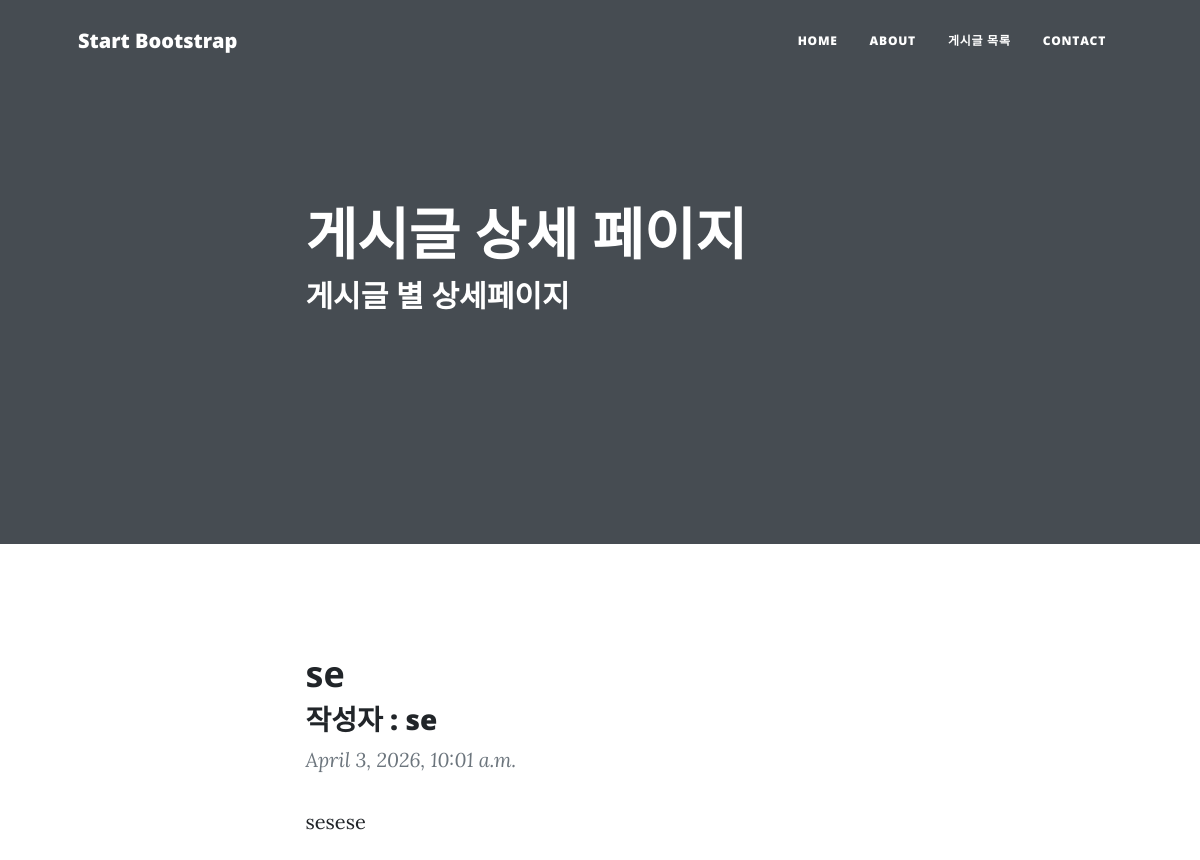
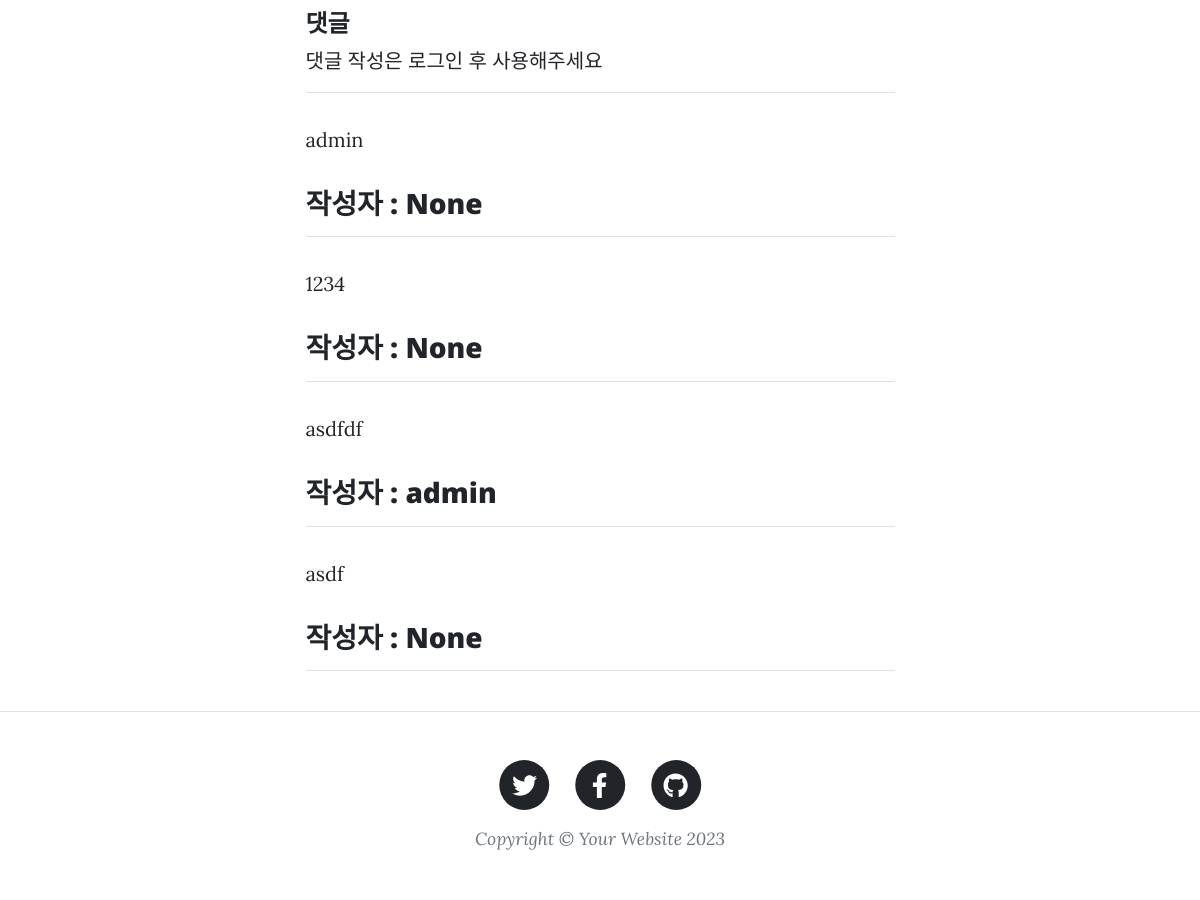
/posts/post_detail/17/, run on the app's committed database (2 pictures, top to bottom).
### blog/models.py (models this page shows, shortened)
class Post(models.Model):
    title = models.CharField(verbose_name="제목", max_length=128)
    body = models.TextField(verbose_name="내용", default="")
    created_at = models.DateTimeField(verbose_name="작성일", auto_now_add=True)
    photo = models.ImageField(verbose_name="이미지", blank=True, null=True, upload_to='blog_photo')
    author = models.ForeignKey(User, on_delete=models.CASCADE, null=True)

class Comment(models.Model):
    comment = models.CharField(max_length=200)
    date = models.DateTimeField(auto_now_add=True)
    article = models.ForeignKey(Post, on_delete=models.CASCADE, related_name='comments')
    author = models.ForeignKey(User, on_delete=models.CASCADE, null=True)
    def __str__(self):
        return self.comment

### posts/views.py (the view)
# urls.py: path("post_detail/<int:post_id>/", views.post_detail, name="post_detail"),
def post_detail(request, post_id):
    post = get_object_or_404(Post, pk=post_id)
    comment_form = CommentForm()
    context = {
        'post': post,
        'comment_form': comment_form
    }
    return render(request, 'post_detail.html', context)

### posts/templates/post_detail.html (shortened to what this page needs)
{% load static %}
<!DOCTYPE html>
<html lang="en">
  <head>
    <link href="{% static 'css/styles.css' %}" rel="stylesheet" />
  </head>
  <body>
    <nav class="navbar navbar-expand-lg navbar-light" id="mainNav">
      <div class="container px-4 px-lg-5">
        <a class="navbar-brand" href="">Start Bootstrap</a>
        <div class="collapse navbar-collapse" id="navbarResponsive">
          <ul class="navbar-nav ms-auto py-4 py-lg-0">
            <li class="nav-item">
              <a class="nav-link px-lg-3 py-3 py-lg-4" href="{%url 'home' %}"
                >Home</a
              >
            </li>
            <li class="nav-item">
              <a class="nav-link px-lg-3 py-3 py-lg-4" href="about.html"
                >About</a
              >
            </li>
            <li class="nav-item">
              <a
                class="nav-link px-lg-3 py-3 py-lg-4"
                href="{%url 'post_list' %}"
                >게시글 목록</a
              >
            </li>
            <li class="nav-item">
              <a class="nav-link px-lg-3 py-3 py-lg-4" href="contact.html"
                >Contact</a
              >
            </li>
          </ul>
        </div>
      </div>
    </nav>
    <header class="masthead">
      <div class="container position-relative px-4 px-lg-5">
        <div class="row gx-4 gx-lg-5 justify-content-center">
          <div class="col-md-10 col-lg-8 col-xl-7">
            <div class="post-heading">
              <h1>게시글 상세 페이지</h1>
              <h2 class="subheading">게시글 별 상세페이지</h2>
            </div>
          </div>
        </div>
      </div>
    </header>
    <article class="mb-4">
      <div class="container px-4 px-lg-5">
        <div class="row gx-4 gx-lg-5 justify-content-center">
          <div class="col-md-10 col-lg-8 col-xl-7">
              <h1 class="section-heading">{{post.title}}</h1>
              <h3>작성자 : {{post.author}}</h3>
              <blockquote class="blockquote">{{post.created_at}}</blockquote>
              <p>{{post.body}}</p>
                <h4>댓글</h4>
                {%if user.is_authenticated %}
                <form method="POST" action="{% url 'create_comment' post.id %}">
                      {% csrf_token %}
                      {{comment_form.as_table}}
                      <input type="submit" value="댓글 작성" />
                </form>
                {%else %}
                  <h>댓글 작성은 로그인 후 사용해주세요</h>
                {% endif %}
                <div>
                    <hr>
                    {% for comment in post.comments.all %}
                    <p>{{ comment }}</p>
                    <h3>작성자 : {{comment.author}}</h3>
                        <hr>
                    {% endfor %}
                </div>
          </div>
        </div>
      </div>
    </article>
    <footer class="border-top">
      <div class="container px-4 px-lg-5">
        <div class="row gx-4 gx-lg-5 justify-content-center">
          <div class="col-md-10 col-lg-8 col-xl-7">
            <ul class="list-inline text-center">
              <li class="list-inline-item">
                <a href="#!">
                  <span class="fa-stack fa-lg">
                    <i class="fas fa-circle fa-stack-2x"></i>
                    <i class="fab fa-twitter fa-stack-1x fa-inverse"></i>
                  </span>
                </a>
              </li>
              <li class="list-inline-item">
                <a href="#!">
                  <span class="fa-stack fa-lg">
                    <i class="fas fa-circle fa-stack-2x"></i>
                    <i class="fab fa-facebook-f fa-stack-1x fa-inverse"></i>
                  </span>
                </a>
              </li>
              <li class="list-inline-item">
                <a href="#!">
                  <span class="fa-stack fa-lg">
                    <i class="fas fa-circle fa-stack-2x"></i>
                    <i class="fab fa-github fa-stack-1x fa-inverse"></i>
                  </span>
                </a>
              </li>
            </ul>
            <div class="small text-center text-muted fst-italic">
              Copyright &copy; Your Website 2023
            </div>
          </div>
        </div>
      </div>
    </footer>
  </body>
</html>

### data on the page
Post: title "se", author "se", created_at "April 3, 2026, 10:01 a.m.", body "sesese"
Comment: comment "admin", author "None"
Comment: comment "1234", author "None"
Comment: comment "asdfdf", author "admin"
Comment: comment "asdf", author "None"
